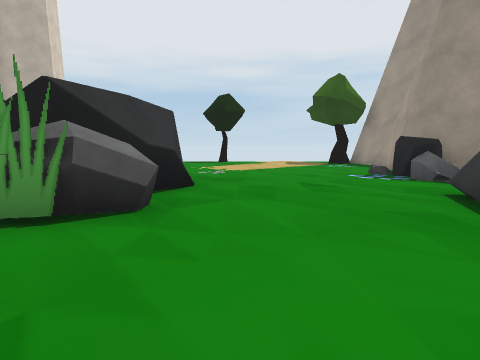
view 1 (above)

16 first-person views from a walk through a scene from a Unity 3-D project. The camera is 1.3 m above the floor, tilts 6° down and sees 75° across. The floor is counted in squares, 2 m on a side. Each view is taken from the middle of a square. On the plan, view 1 faces up. The plan holds only what a view shows up to about 10 squares ahead; the rest is blank. The place goes on beyond the plan. The player is left out. Some animated figures are not drawn. Some surface patterns are stand-ins.

view 2
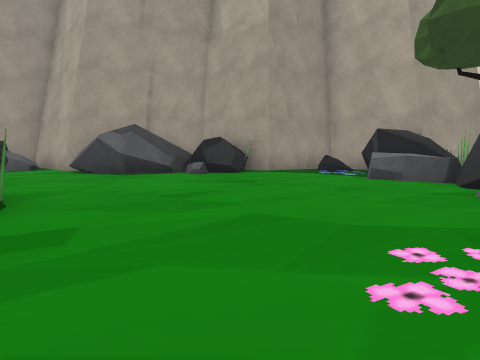

view 3
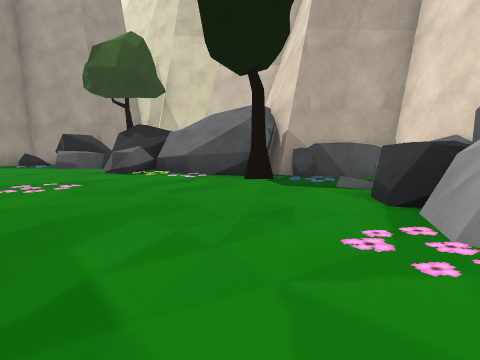

view 4
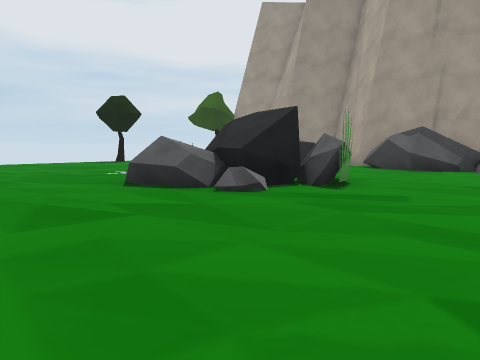

view 5
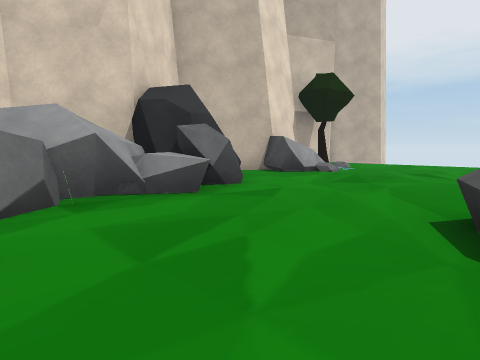

view 6
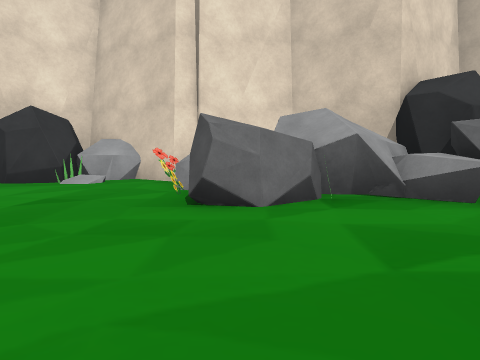

view 7
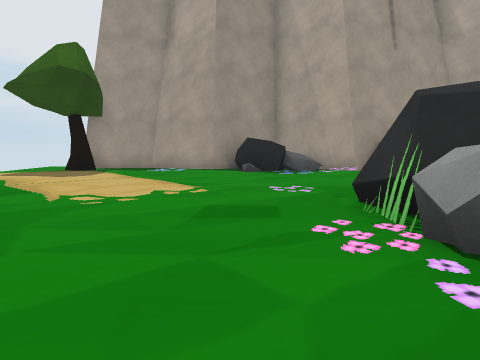

view 8
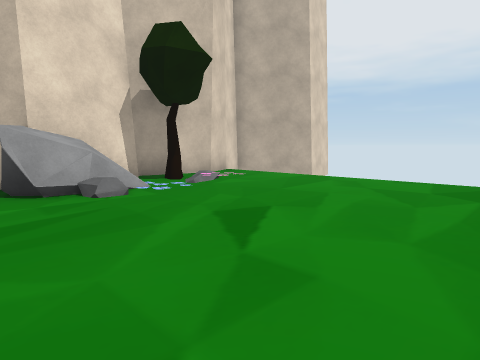

view 9
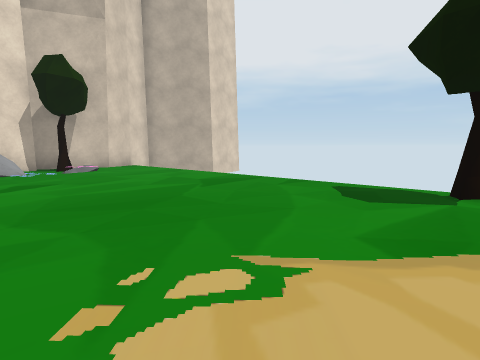

view 10
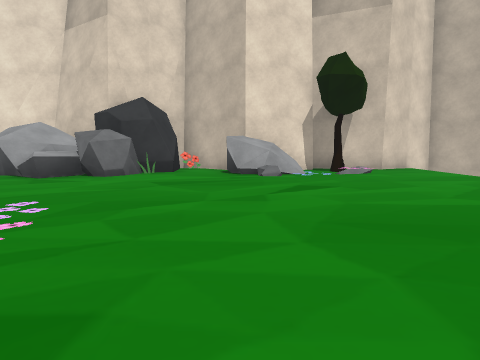

view 11
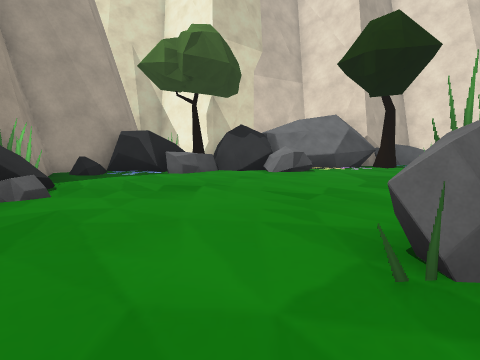

view 12
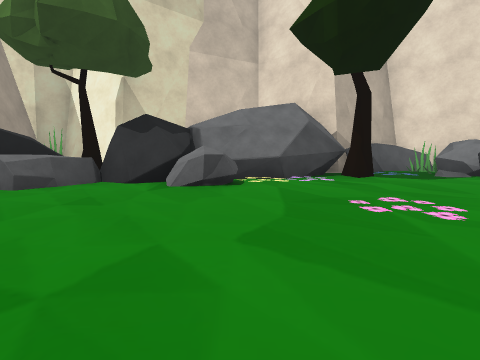

view 13
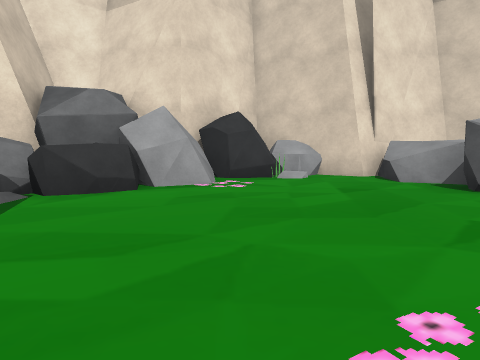

view 14
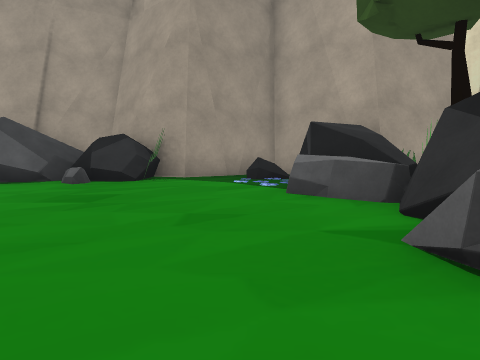

view 15
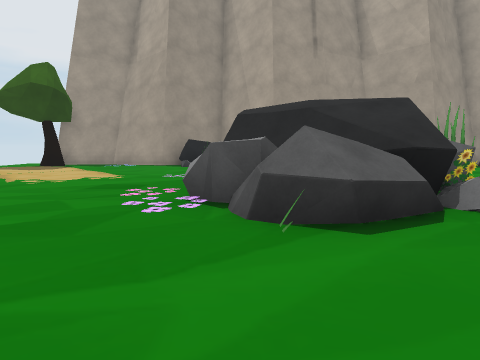

view 16
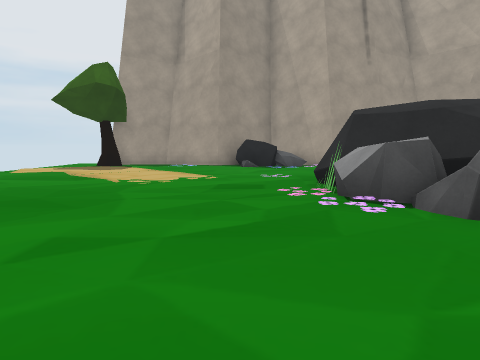

### Floor plan
Points are (right, up) in squares from view 1. A wall is a line through its corners. A room is listed if a view was taken in it or the views show most of it. See-through windows are left out.
Room 1 (views 1, 2, 3, 4, 5, 6, 7, 8, 9, 10, 11, 12, 13, 14, 15, 16)
walls: (-3.4, 4) (-1.8, 6.2); (-3, 3.3) (-3.4, 3.5) (-3.4, 4) (-2.2, 6.4); (-2.8, 3.3) (-3.4, 3.5); (-2.5, 6.6) (-1.9, 6.5); (-2.1, 6.3) (-1.7, 6.2) (-1.2, 6.3) (-0.9, 4.7) (-1.2, 4.1); (-2, 6.5) (-1.2, 6.5); (-1, 5) (-1.3, 4.1) (-1.7, 3.7); (-0.7, 4.9) (-1.5, 3.9); (-7.8, 4.1) (-8.2, 3.8) (-8.2, 3.4); (-8.1, 3.9) (-8.1, 3.4); (-9.3, 5.5) (-9.5, 5.1); (-9.6, 4.9) (-8.2, 3.7); (-10.1, 7.2) (-9.3, 7); (-10.7, 7.1) (-9.2, 7.3) (-9.2, 6.8); (-10.9, 3.2) (-10.6, 1.7) (-10.4, 1.2); (4, 3.9) (3.8, 4.9) (5.1, 6.3); (-10.5, 0.1) (-11.4, -1.5); (-10.3, 11.2) (-9.8, 9.1) (-11.1, 7.4); (4.8, 2.3) (4.6, 2.8); (4.3, 0.4) (4.8, 1) (4.6, 2.5); (5.3, 6.9) (4.4, 8.8) (4.7, 10.4) (5, 10.7) (4.7, 12.5); (5.2, 7.4) (4.8, 8.1); (5.4, 7) (5.2, 7.5); (-3.4, -4.8) (-2.7, -4.3); (-1.9, -4.9) (-1.1, -4.8) (-0.8, -5.5); (-4.2, -5.4) (-3.1, -4.8); (-4.5, -5.4) (-2.8, -4.3); (4.6, -2.2) (4.2, -1.6); (5.1, 11.6) (5, 12.2) (4.7, 12.8); (-11, 14.5) (-10.6, 14); (-5.6, -6.7) (-5.1, -6.3); (-7.5, -6.3) (-6.6, -7.2); (3.6, -4.3) (4.8, -2.9) (3.8, -0.7) (3.9, -0.4); (1.2, -6) (2.6, -6.7); (-11.2, 15) (-10.3, 13.2) (-10.6, 11.6) (-10.8, 11.2)
low walls: (-2.8, 5.2) (-2.1, 6.3); (-2, 6.4) (-1.5, 6.5); (-0.7, 5.1) (-1.2, 4.6); (-8.4, 4.2) (-8.1, 3.9); (-2.7, -4.3) (-2.4, -4.3); (-2.7, -4.3) (-2.4, -4.4); (-2.3, -4.4) (-1.3, -4.5); (-4, -5.3) (-3.5, -4.9); (-4.3, -5.5) (-3.6, -4.8)
objects: other object (-11, -1); other object (-10, -2); other object (-10, -1); flower (-10, 1); other object (-10, 2) to (-9, 2); tree (-10, 12); other object (-9, -5); other object (-9, -4) to (-8, -4); flower (-9, -3); flower (-9, 1); other object (-9, 6) to (-8, 6); other object (-9, 7); other object (-9, 9); other object (-8, -6) to (-8, -5); other object (-8, 2); other object (-8, 5); other object (-7, -6); other object (-6, -7); other object (-5, -6); other object (-5, -5); tree (-5, -4); other object (-4, 3); other object (-4, 4) to (-4, 5); other object (-4, 6); flower (-3, 3); other object (-3, 6); other object (-2, -4); other object (-2, 3) to (-1, 3); other object (-2, 7); other object (-1, -4) to (-1, -3); tree (-1, 14); other object (0, -5) to (0, -4); tree (1, -5); other object (1, -4) to (2, -4); other object (2, -3) to (3, -3); other object (3, -5); other object (3, -4); other object (3, 0) to (4, 0); other object (3, 1); other object (3, 2) to (4, 4); other object (3, 5); other object (3, 7); other object (4, -2); other object (4, 7); other object (4, 8); tree (4, 12) to (4, 13)

Where each view was taken, in squares from view 1:
view 1: 0 up, 0 right, facing up
view 2: 0 up, 5 left, facing right
view 3: 0 up, 9 left, facing down-right
view 4: 0 up, 7 left, facing up-right
view 5: 2 up, 4 left, facing up-left
view 6: 2 up, 4 left, facing left
view 7: 8 up, 5 left, facing right
view 8: 8 up, 4 left, facing up-left
view 9: 9 up, 0 right, facing up-left
view 10: 9 up, 1 left, facing left
view 11: 5 up, 0 right, facing down
view 12: 2 up, 2 left, facing down
view 13: 2 down, 3 left, facing left
view 14: 2 down, 3 left, facing right
view 15: 6 up, 7 left, facing right
view 16: 8 up, 7 left, facing right
